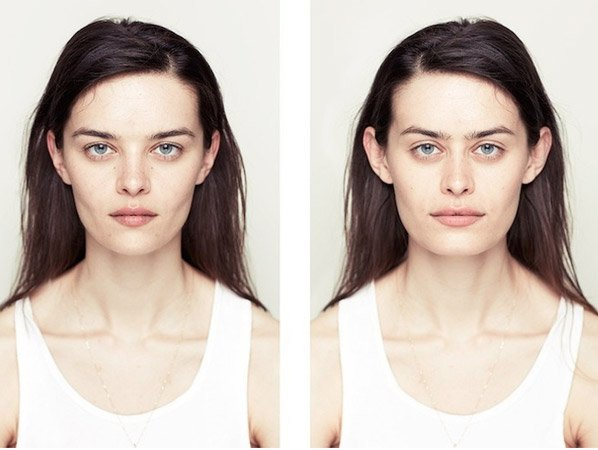
#> input picture c210/img1.jpg, 598 x 450 px
$ python c209-projeto.py
#> lines starting #> are read from the running program, lines starting #| are printed output that depends on the picture; after the words box and inside, x2 and y2 are one past the last pixel; in counts of white or black regions, pixels touching at a corner belong together
import cv2

arqCasc1 = r'CAMINHO_DO_ARQUIVO\haarcascade_frontalface_default.xml'
arqCasc2 = r'CAMINHO_DO_ARQUIVO\haarcascade_eye.xml'

# Caminho do arquivo para a minha máquina : r'C:\Users\Fernando\AppData\Local\Programs\Python\Python38\Lib\site-packages\cv2\data\haarcascade_eye.xml'
faceCascade1 = cv2.CascadeClassifier(arqCasc1) #classificador para o rosto
faceCascade2 = cv2.CascadeClassifier(arqCasc2) #classificador para os olhos

# Source data
img_file = "img1.jpg"

# create an openCV image
imagem = cv2.imread(img_file)
#> imagem is the input picture: shape (450, 598, 3); mean B, G, R 181.5, 190.4, 203.2

faces = faceCascade1.detectMultiScale(
    imagem,
    minNeighbors=20,
    minSize=(30, 30),
maxSize=(300,300)
)
#> faces = [[373, 81, 169, 169], [50, 84, 166, 166]]

olhos = faceCascade2.detectMultiScale(
    imagem,
    minNeighbors=20,
    minSize=(10, 10),
maxSize=(90,90)
)
#> olhos = [[404, 128, 42, 42], [466, 128, 42, 42], [145, 129, 40, 40], [76, 129, 40, 40]]

# Desenha um retangulo nas faces e olhos detectados
for (x, y, w, h) in faces:
    cv2.rectangle(imagem, (x, y), (x+w, y+h), (0, 255, 0), 4)
#> this loop made 2 passes
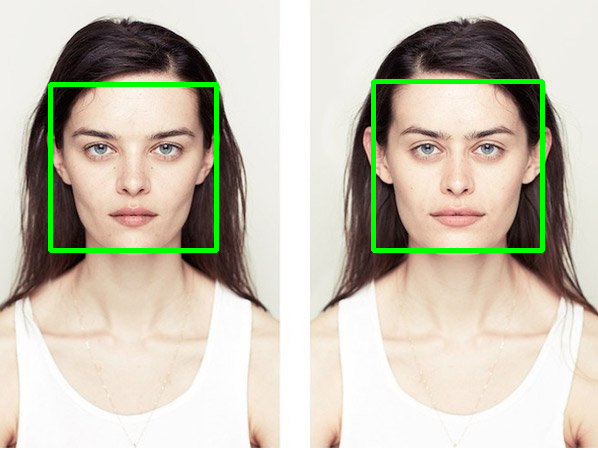
#> imagem: shape (450, 598, 3); 2.48% of pixels changed, all inside (x1, y1, x2, y2) = (48, 79, 545, 253)

for (x, y, w, h) in olhos:
    cv2.rectangle(imagem, (x, y), (x+w, y+h), (255, 0, 0), 2)
#> this loop made 4 passes
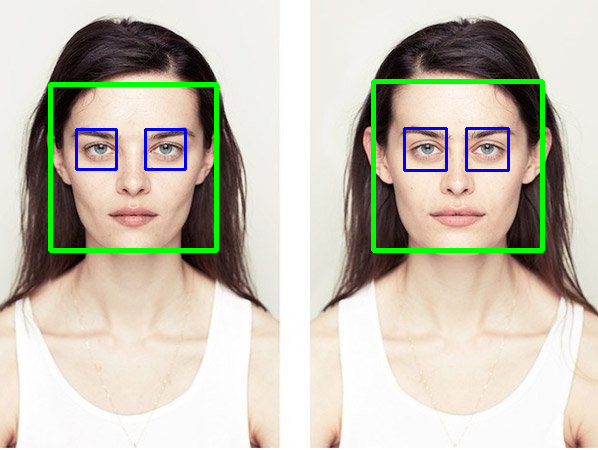
#> imagem: shape (450, 598, 3); 0.73% of pixels changed, all inside (x1, y1, x2, y2) = (75, 127, 510, 172)


# Finally display the image with the markings
cv2.imshow('my detection',imagem)

# wait for the keystroke to exit
cv2.waitKey()
